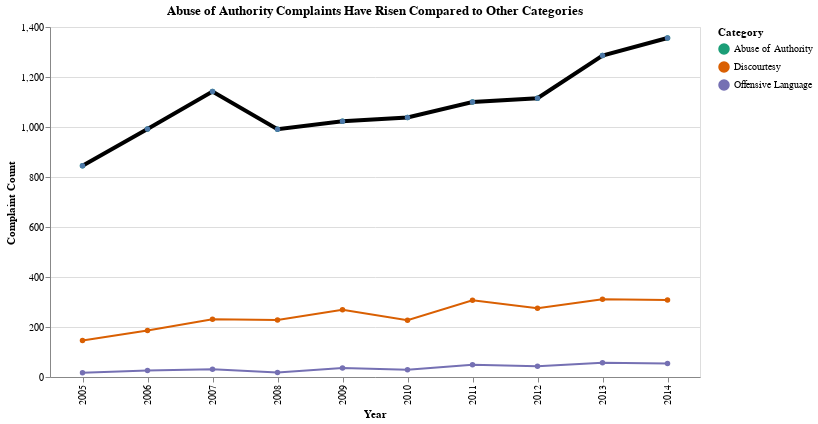

Notebook code cell kept with this figure:
### Code cell
import altair as alt

# Filter to AA + comparison categories, 2005–2014 (your current range)
line_df = counts[
    (counts["year_received"] >= 2005) &
    (counts["year_received"] < 2015) &
    (counts["fado_type"].isin(["Abuse of Authority", "Discourtesy", "Offensive Language"]))
].copy()

# Base chart (your original chart)
base_chart = (
    alt.Chart(line_df)
    .mark_line(point=True)
    .encode(
        x=alt.X("year_received:O", title="Year"),
        y=alt.Y("n_complaints:Q", title="Complaint Count"),
        color=alt.Color("fado_type:N", title="Category",
                        scale=alt.Scale(scheme="dark2")),
        tooltip=["year_received", "fado_type", "n_complaints"]
    )
)

# Overlay AA line ONLY, with thicker darker styling
aa_overlay = (
    alt.Chart(line_df[line_df["fado_type"] == "Abuse of Authority"])
    .mark_line(point=True, strokeWidth=4, color="black")   # emphasized AA
    .encode(
        x="year_received:O",
        y="n_complaints:Q"
    )
)

# Combine them
line_chart = (
    (base_chart + aa_overlay)
    .properties(
        width=650,
        height=350,
        title="Abuse of Authority Complaints Have Risen Compared to Other Categories"
    )
)

line_chart

### Figure 1 — Vega-Lite specification as saved in the notebook (floating-point values rounded to 4 significant figures)
{"config": {"view": {"continuousWidth": 300, "continuousHeight": 300}}, "layer": [{"data": {"name": "data-a76a8f87731d7f04a563133203090082"}, "mark": {"type": "line", "point": true}, "encoding": {"color": {"field": "fado_type", "scale": {"scheme": "dark2"}, "title": "Category", "type": "nominal"}, "tooltip": [{"field": "year_received", "type": "quantitative"}, {"field": "fado_type", "type": "nominal"}, {"field": "n_complaints", "type": "quantitative"}], "x": {"field": "year_received", "title": "Year", "type": "ordinal"}, "y": {"field": "n_complaints", "title": "Complaint Count", "type": "quantitative"}}}, {"data": {"name": "data-5010807b166825f88d173edcb058d145"}, "mark": {"type": "line", "color": "black", "point": true, "strokeWidth": 4}, "encoding": {"x": {"field": "year_received", "type": "ordinal"}, "y": {"field": "n_complaints", "type": "quantitative"}}}], "height": 350, "title": "Abuse of Authority Complaints Have Risen Compared to Other Categories", "width": 650, "$schema": "https://vega.github.io/schema/vega-lite/v5.20.1.json", "datasets": {"data-a76a8f87731d7f04a563133203090082": [{"year_received": 2005, "fado_type": "Abuse of Authority", "n_complaints": 845}, {"year_received": 2005, "fado_type": "Discourtesy", "n_complaints": 146}, {"year_received": 2005, "fado_type": "Offensive Language", "n_complaints": 17}, {"year_received": 2006, "fado_type": "Abuse of Authority", "n_complaints": 992}, {"year_received": 2006, "fado_type": "Discourtesy", "n_complaints": 186}, {"year_received": 2006, "fado_type": "Offensive Language", "n_complaints": 26}, {"year_received": 2007, "fado_type": "Abuse of Authority", "n_complaints": 1142}, {"year_received": 2007, "fado_type": "Discourtesy", "n_complaints": 231}, {"year_received": 2007, "fado_type": "Offensive Language", "n_complaints": 31}, {"year_received": 2008, "fado_type": "Abuse of Authority", "n_complaints": 991}, {"year_received": 2008, "fado_type": "Discourtesy", "n_complaints": 228}, {"year_received": 2008, "fado_type": "Offensive Language", "n_complaints": 18}, {"year_received": 2009, "fado_type": "Abuse of Authority", "n_complaints": 1023}, {"year_received": 2009, "fado_type": "Discourtesy", "n_complaints": 269}, {"year_received": 2009, "fado_type": "Offensive Language", "n_complaints": 36}, {"year_received": 2010, "fado_type": "Abuse of Authority", "n_complaints": 1038}, {"year_received": 2010, "fado_type": "Discourtesy", "n_complaints": 227}, {"year_received": 2010, "fado_type": "Offensive Language", "n_complaints": 29}, {"year_received": 2011, "fado_type": "Abuse of Authority", "n_complaints": 1100}, {"year_received": 2011, "fado_type": "Discourtesy", "n_complaints": 307}, {"year_received": 2011, "fado_type": "Offensive Language", "n_complaints": 49}, {"year_received": 2012, "fado_type": "Abuse of Authority", "n_complaints": 1115}, {"year_received": 2012, "fado_type": "Discourtesy", "n_complaints": 275}, {"year_received": 2012, "fado_type": "Offensive Language", "n_complaints": 43}, {"year_received": 2013, "fado_type": "Abuse of Authority", "n_complaints": 1286}, {"year_received": 2013, "fado_type": "Discourtesy", "n_complaints": 311}, {"year_received": 2013, "fado_type": "Offensive Language", "n_complaints": 57}, {"year_received": 2014, "fado_type": "Abuse of Authority", "n_complaints": 1356}, {"year_received": 2014, "fado_type": "Discourtesy", "n_complaints": 308}, {"year_received": 2014, "fado_type": "Offensive Language", "n_complaints": 54}], "data-5010807b166825f88d173edcb058d145": [{"year_received": 2005, "fado_type": "Abuse of Authority", "n_complaints": 845}, {"year_received": 2006, "fado_type": "Abuse of Authority", "n_complaints": 992}, {"year_received": 2007, "fado_type": "Abuse of Authority", "n_complaints": 1142}, {"year_received": 2008, "fado_type": "Abuse of Authority", "n_complaints": 991}, {"year_received": 2009, "fado_type": "Abuse of Authority", "n_complaints": 1023}, {"year_received": 2010, "fado_type": "Abuse of Authority", "n_complaints": 1038}, {"year_received": 2011, "fado_type": "Abuse of Authority", "n_complaints": 1100}, {"year_received": 2012, "fado_type": "Abuse of Authority", "n_complaints": 1115}, {"year_received": 2013, "fado_type": "Abuse of Authority", "n_complaints": 1286}, {"year_received": 2014, "fado_type": "Abuse of Authority", "n_complaints": 1356}]}}
